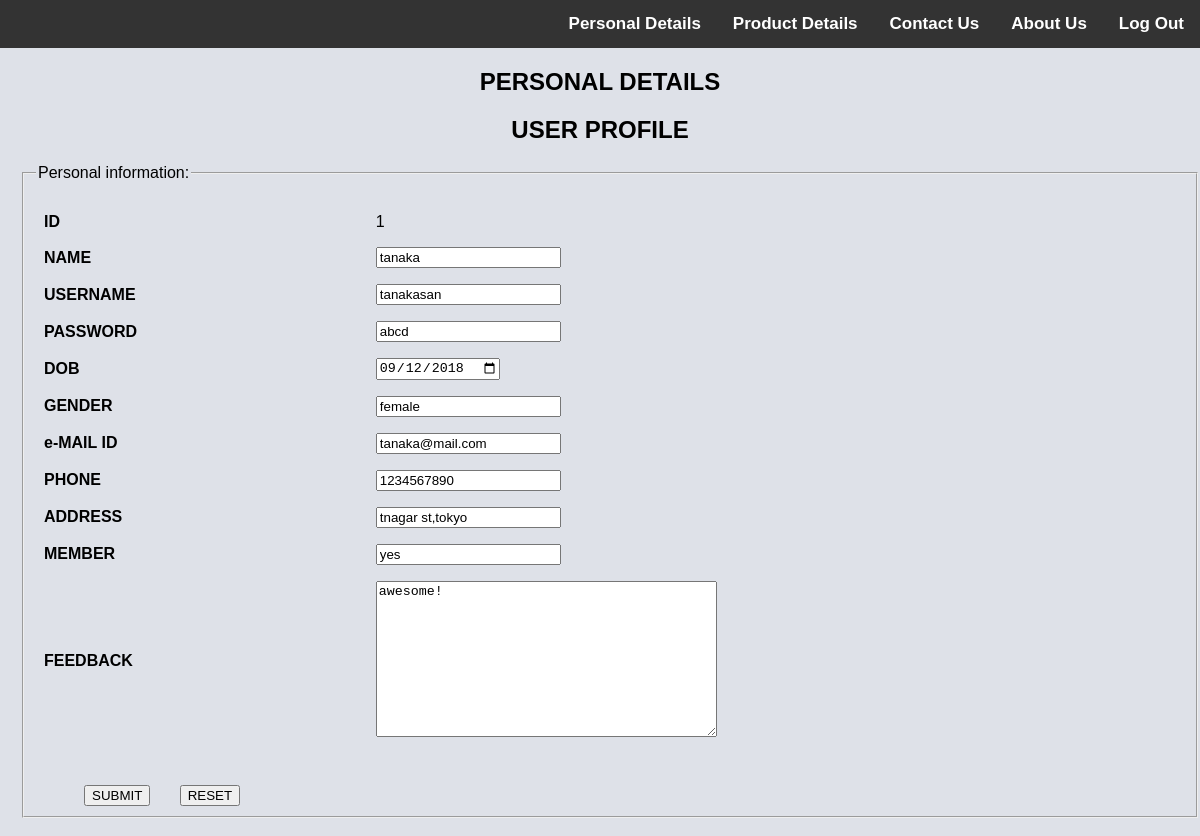
Screenshot of /editpersonal.php (signed in) with the database file from the repository.
### tables this page shows
CREATE TABLE `personal_details` (
  `id` int(7) NOT NULL,
  `name` varchar(30) NOT NULL,
  `username` varchar(10) NOT NULL,
  `password` varchar(20) NOT NULL,
  `dob` date NOT NULL,
  `gender` varchar(6) NOT NULL,
  `email` varchar(30) NOT NULL,
  `phone` varchar(15) NOT NULL,
  `address` varchar(50) NOT NULL,
  `member` varchar(3) NOT NULL,
  `feedback` varchar(200) NOT NULL,
  `purchaseditems` varchar(200) NOT NULL,
  `price` int(7) NOT NULL
);

### editpersonal.php (the view, shortened to what this page needs)
<!DOCTYPE html>
<html>
    <head>
        </head>
    <body bgcolor=#DEE1E8>
         <div class="topnav">
  <a href="logout.php">Log Out</a>
  <a href="about.html">About Us</a>
             <a href="contact.html">Contact Us</a>
 <a href="productframe.html">Product Details</a>
 <a href="personaldisplay.php">Personal Details</a>
</div>
<?php
$conn = mysqli_connect("localhost","root","","stockmaintenance");
$id=$_SESSION["username"];
$sql = "SELECT * FROM personal_details where username='$id';";
$result = $conn->query($sql);
$row = $result->fetch_assoc();
$d1=$row["id"];
$d2=$row["name"];
$d3=$row["username"];
$d4=$row["password"];
$d5=$row["dob"];
$d6=$row["gender"];
$d7=$row["email"];
$d8=$row["phone"];
$d9=$row["address"];
$d10=$row["member"];
$d11=$row["feedback"];
echo "<center><h2>PERSONAL DETAILS</h2></center>";
echo "<center><h2>USER PROFILE</h2></center>
<div style='padding-left:20px;'>
<form action='persdbedit.php' method='post'>
<fieldset>
<legend>Personal information:</legend>
<table>
<tr>
<td><b>ID</b></td>
<td>$d1<input type='hidden' value='$d1' name='id'/></td>
</tr>
<tr>
<td><b>NAME</b></td>
<td><input type='text' value='$d2' name='name'/></td>
</tr>
<tr>
<td><b>USERNAME</b></td>
<td><input type='text' value='$d3' name='username'/></td>
</tr>
<tr>
<td><b>PASSWORD</b></td>
<td><input type='text' value='$d4' name='password'/></td>
</tr>
<br>
<tr>
<td><b>DOB</b></td>
<td><input type='date' value='$d5' name='dob'/></td>
</tr>
<tr>
<tr>
<td><b>GENDER</b></td>
<td><input type='text' value='$d6' name='gender'/></td>
</tr>
<tr>
<td><b>e-MAIL ID</b></td>
<td><input type='email' name='email_id' value='$d7'/></td>
</tr>
<tr>
<td><b>PHONE</b></td>
<td><input type='text' value='$d8' name='phone'/></td>
</tr>
<tr>
<td><b>ADDRESS</b></td>
<td><input type='text' value='$d9' name='address'/></td>
</tr>
<tr>
<td><b>MEMBER</b></td>
<td><input type='text' value='$d10' name='member'/></td>
</tr>
<tr>
<td><b>FEEDBACK</b></td>
<td><textarea cols='40' rows='10' name='feedback' value='$d11'>$d11</textarea></td></tr>
</table>
<br><br>
&emsp;&emsp;&emsp;<input type='submit' value='SUBMIT'/>&nbsp;&nbsp;&emsp;
<input type='reset' value='RESET'/></fieldset>
</form>
</div>";
?>
<br>
</body>
</html>

### editpersonal.php (style rules this page uses)
.topnav { overflow: hidden; background-color: #333; }
.topnav a { float: right; color: white; text-align: center; padding: 14px 16px; text-decoration: none; font-size: 17px; font-weight:bold; }
body { font-family: Arial, Helvetica, sans-serif; margin: 0; }
table,td { border:no_border; border-collapse: collapse; width:60%; }
th, td { padding: 8px; text-align: left; }

### rows the page displays
personal_details: id "1", name "tanaka", username "tanakasan", password "abcd", dob "09/12/2018", gender "female", email_id "tanaka@mail.com", phone "1234567890", address "tnagar st,tokyo", member "yes", feedback "awesome!"
